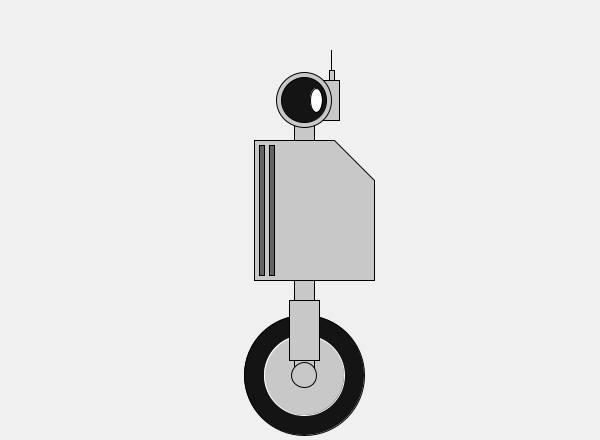
Frame 1 (no input)
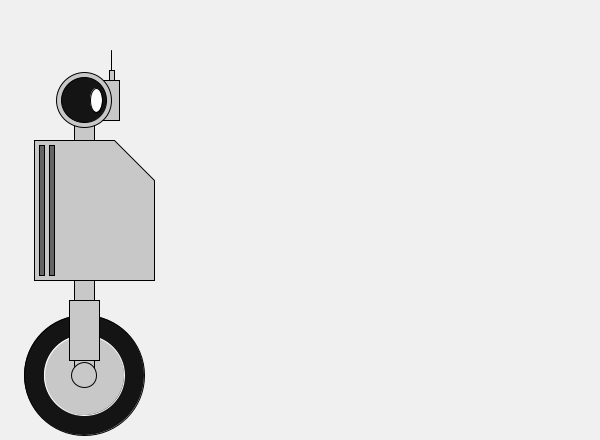
Frame 60 (the mouse pressed at the canvas centre just before this capture)
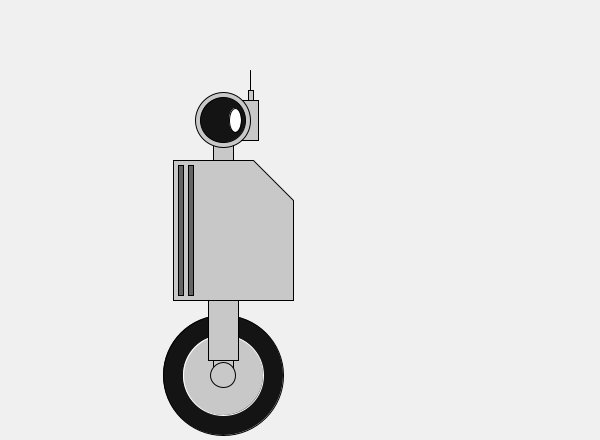
Frame 120 (the mouse held since frame 60 and released just before this capture)

The Processing sketch that drew these frames (run headless with seeded random() and noise(); from frame 60 on, the mouse is pressed at the canvas centre):

// Processing sketch: processing_59437
// ── processing_59437.pde


int legHeight=60;
int x = 300;
int y = 120;
float easing =0.02;

void setup() {
  size(600,440);
  smooth();
}

void draw() {
  int targetX =mouseX;
  x +=(targetX -x) * easing;
  
  if (mousePressed) {
    legHeight=40;
  }else {
    legHeight=60;
  }
  
  
background(240);


//Wheel
fill(20);
ellipse(x+10,y+255,120,120);
fill(200);
stroke(255);
ellipse(x+10,y+255,80,80);

//Leg
fill(200);
stroke(0);
rect(x,y+160-legHeight+60,20,legHeight+30);
rect(x-5,y+180,30,60);
ellipse(x+10,y+255,25,25);

//Body
fill(200);
beginShape();
vertex(x-40,y+20 -legHeight +60);
vertex(x+40,y+20 -legHeight +60);
vertex(x+80,y+60 -legHeight +60);
vertex(x+80,y+160 -legHeight +60);
vertex(x-40,y+160 -legHeight +60);
endShape(CLOSE);

fill(100);
rect(x-35,y+25 -legHeight +60,5,130);
rect(x-25,y+25 -legHeight +60,5,130);

//Head
fill(200);
rect(x,y -legHeight +60,20,20);
rect(x-5,y-40 -legHeight +60,50,40);
rect(x+35,y-50 -legHeight +60,5,10);
line(x+37,y-70 -legHeight +60,x+37,y-50 -legHeight +60);
ellipse(x+10,y-20 -legHeight +60,55,55);
fill(20);
ellipse(x+10,y-20 -legHeight +60,45,45);
fill(255);
ellipse(x+22,y-20 -legHeight +60,12,24);



}
